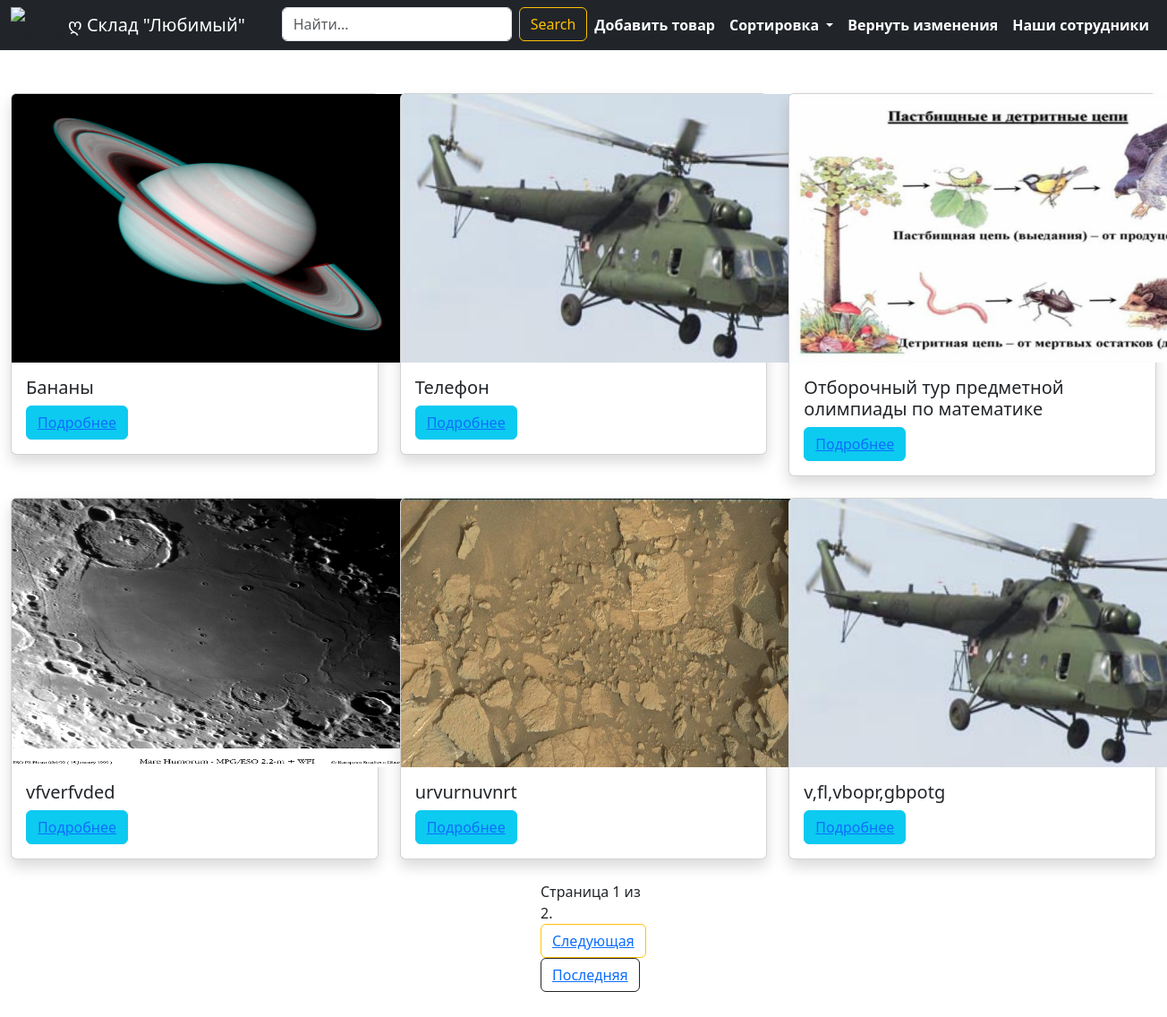
Page /inventar_detail/1 (signed in) on the committed database.
### main/models.py (models this page shows, shortened)
class Inventar(models.Model):
    name = models.CharField('Название', max_length=100)
    category = models.ForeignKey(Category, on_delete=models.CASCADE, related_name='category_category')
    kod = models.IntegerField('Код')
    price = models.FloatField('Цена')
    image = models.ImageField(upload_to='images/', blank=True)
    created_at = models.DateField(auto_now_add=True)
    updated_at = models.DateField(auto_now=True)
    user = models.ForeignKey(User, on_delete=models.CASCADE, related_name='registration_inventar')

### main/views.py (the view)
# urls.py: path('inventar_detail/<int:category_id>', views.inventar_detail, name='inventar_detail'),
def inventar_detail(request, category_id):
    category = get_object_or_404(Category, pk=category_id, user=request.user)
    inventars = Inventar.objects.filter(category=category, user=request.user)
    paginator = Paginator(inventars, 6)
    page_number = request.GET.get('page')
    page_obj = paginator.get_page(page_number)
    return render(request, 'inventar_detail.html', {'page_obj': page_obj, 'category': category})

### templates/inventar_detail.html (shortened to what this page needs)
{% load static %}
<!DOCTYPE html>
<html lang="en">
<head>
    <link rel="stylesheet" href="{% static 'css/rrr.css' %}">
    <link href="https://cdn.jsdelivr.net/npm/bootstrap@5.3.3/dist/css/bootstrap.min.css" rel="stylesheet"
>
</head>
<body>
<nav class="navbar navbar-expand-lg navbar-dark bg-dark">
    <div class="container-fluid">
        <img src="https://www.freeiconspng.com/uploads/warehouse-inventory-icon-10.png" alt="Иконка" style="width: 5%">
        <a class="navbar-brand" href="{% url 'main' %}">ღ Склад "Любимый"</a>
        <div class="collapse navbar-collapse justify-content-end" id="navbarNav">
            <ul class="navbar-nav">
                <li class="nav-item">
                    <form class="d-flex" action="{% url 'search_results_detail' category.id %}" method="get">
                        <input name="q" class="form-control me-2" type="text" placeholder="Найти...">
                        <button class="btn btn-outline-warning" type="submit">Search</button>
                    </form>
                </li>
                <li class="nav-item">
                    <a class="nav-link text-white fw-bold" href="{% url 'inventar_forms' %}"> Добавить товар</a>
                </li>
                <li class="nav-item dropdown">
                    <a class="nav-link dropdown-toggle text-white fw-bold" href="#" id="navbarDropdown" role="button"
                       data-bs-toggle="dropdown" aria-expanded="false">
                        Сортировка
                    </a>
                </li>
                <li class="nav-item">
                    <a class="nav-link text-white fw-bold" href="{% url 'inventar_detail' category.id %}">Вернуть изменения</a>
                </li>
                <li class="nav-item">
                    <a class="nav-link text-white fw-bold" href="{% url 'employee' %}">Наши сотрудники</a>
                </li>
            </ul>
        </div>
    </div>
</nav>
<div class="container-fluid mt-5">
    <div class="row">
        {% for inventar in page_obj %}
        <div class="col-md-4 mb-4">
            <div class="card shadow">
                {% if inventar.image %}
                <img src="{{ inventar.image.url }}" class="card-img-top" style="width: 481px; height: 300px">
                {% endif %}
                <div class="card-body">
                    <h5 class="card-title">{{inventar.name}}</h5>
                    <button type="button" class="btn btn-info"><a href="{% url 'detail' inventar.id %}">Подробнее</a>
                    </button>
                </div>
            </div>
        </div>
        {% endfor %}
    </div>
</div>
<div class="pagination">
    <span class="step-links">
        <span class="current">
            Страница {{ page_obj.number }} из {{ page_obj.paginator.num_pages }}.
        </span>
        {% if page_obj.has_next %}
        <button type="button" class="btn btn-outline-warning"><a
                href="?page={{ page_obj.next_page_number }}">Следующая</a></button>
        <button type="button" class="btn btn-outline-dark"><a
                href="?page={{ page_obj.paginator.num_pages }}">Последняя</a></button>
        {% endif %}
    </span>
</div>
<br>
<br>
</body>
</html>

### templates/inventar_detail.html (style rules this page uses)
.pagination { margin-left: auto; margin-right: auto; width: 6em }

### rows in the picture
Inventar: image (picture), name "Бананы"
Inventar: image (picture), name "Телефон"
Inventar: image (picture), name "Отборочный тур предметной олимпиады по математике"
Inventar: image (picture), name "vfverfvded"
Inventar: image (picture), name "urvurnuvnrt"
Inventar: image (picture), name "v,fl,vbopr,gbpotg"

### other values in the picture
{{ page_obj.number }} "1"
{{ page_obj.paginator.num_pages }} "2"
